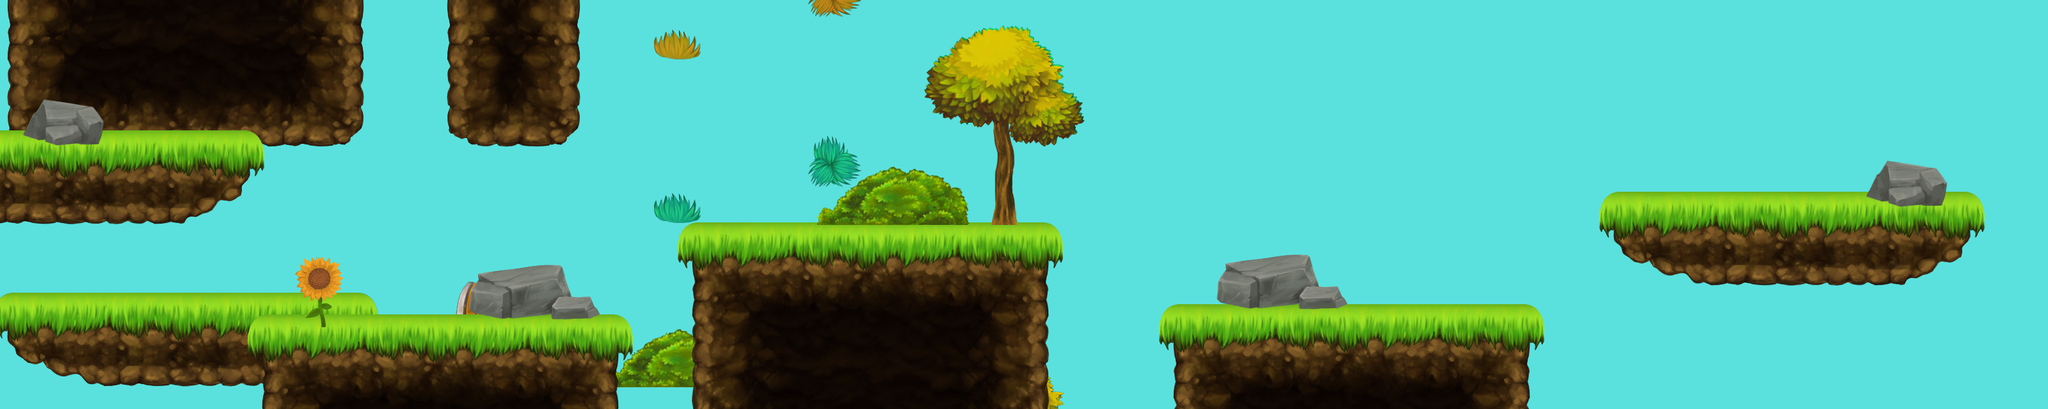

Tiled map render using the project's own tile images. Description and the map definition, with tile-layer contents summarised, below:
An orthogonal 200x40 tile map with 16x16 px tiles, 2 tile layers (obstacles, Decors), 1 image layer.

<map version="1.4" tiledversion="1.4.3" orientation="orthogonal" renderorder="right-down" width="200" height="40" tilewidth="16" tileheight="16" infinite="0" backgroundcolor="#5ae1dd" nextlayerid="4" nextobjectid="1">
 <tileset firstgid="1" source="platform.tsx" />
 <imagelayer id="3" name="arriereplan" offsetx="-94.6629" offsety="-418.094">
  <image source="_Spritesheet.png" width="3400" height="2400" />
 </imagelayer>
 <layer id="1" name="obstacles" width="200" height="40">
  <data>[8000 cells, 3225 non-empty, 1649 distinct tile ids]</data>
 </layer>
 <layer id="2" name="Decors" width="200" height="40">
  <data>[8000 cells, 1380 non-empty, 965 distinct tile ids]</data>
 </layer>
</map>
